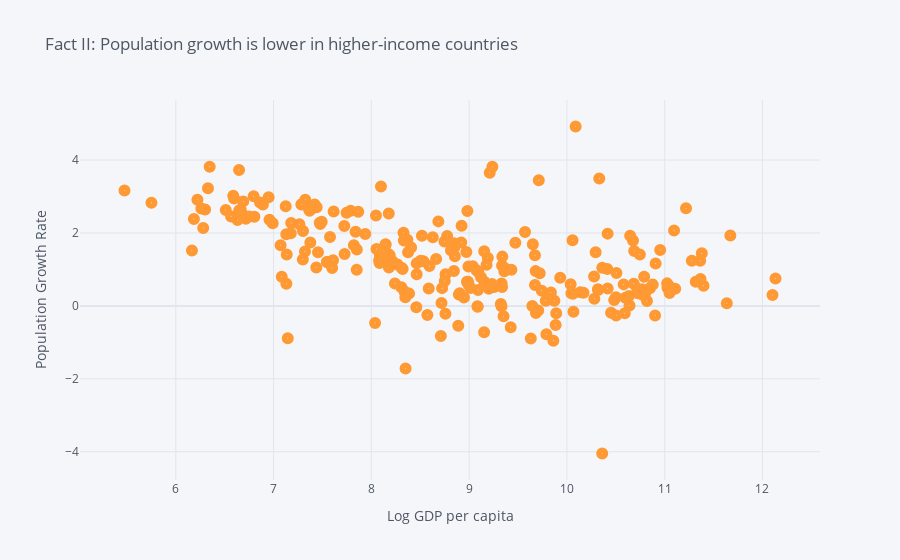

Source (notebook cell):
### Markdown cell above
Our second stylized fact was that there&rsquo;s an inverse association between
 income and population growth.  We&rsquo;ll investigate this fact here, 
 constructing a scatter plot relating population growth rates to (log) GDP per capita.

### Code cell
import numpy as np
# wbdata.search_indicators("GDP per capita")

indicators = {"NY.GDP.PCAP.CD":"GDP per capita",
              "SP.DYN.TFRT.IN":"Total Fertility Rate",
              "SP.POP.GROW":"Population Growth Rate",
              "SP.DYN.AMRT.MA":"Male Mortality",
              "SP.DYN.AMRT.FE":"Female Mortality",
              "SP.POP.1564.FE.ZS":"% Adult Female",
              "SP.POP.TOTL.FE.ZS":"% Female"}

data = wbdata.get_dataframe(indicators)

# Make years ints instead of strings
data.reset_index(inplace=True)
data['date'] = data['date'].astype(int)
data.set_index(['country','date'],inplace=True)

df = data.query("date==2018") # Latest year missing some data

# All dates now the same; not a useful index
df.index = df.index.droplevel('date')

df['Log GDP per capita'] = np.log(df['GDP per capita'])

df.iplot(kind='scatter', mode='markers', symbol='circle-dot',
         x="Log GDP per capita",y="Population Growth Rate",
         text=df.reset_index('country')['country'].values.tolist(),
         xTitle="Log GDP per capita",yTitle="Population Growth Rate",
         title="Fact II: Population growth is lower in higher-income countries")

### Figure 1 — Plotly figure (JSON) as saved in the notebook; plotly's stock layout.template omitted (floating-point values rounded to 4 significant figures; data arrays with more than 128 entries replaced by an {"elided": "..."} marker saying what was removed)
{"data": [{"line": {"color": "rgba(255, 153, 51, 1.0)", "dash": "solid", "shape": "linear", "width": 1.3}, "marker": {"size": 12, "symbol": "circle-dot"}, "mode": "markers", "name": "Population Growth Rate", "text": {"elided": "266 str values"}, "type": "scatter", "x": {"elided": "266 float values"}, "y": {"elided": "266 mixed values"}}], "layout": {"autosize": true, "legend": {"bgcolor": "#F5F6F9", "font": {"color": "#4D5663"}}, "paper_bgcolor": "#F5F6F9", "plot_bgcolor": "#F5F6F9", "title": {"font": {"color": "#4D5663"}, "text": "Fact II: Population growth is lower in higher-income countries"}, "xaxis": {"autorange": true, "gridcolor": "#E1E5ED", "range": [5.032, 12.58], "showgrid": true, "tickfont": {"color": "#4D5663"}, "title": {"font": {"color": "#4D5663"}, "text": "Log GDP per capita"}, "type": "linear", "zerolinecolor": "#E1E5ED"}, "yaxis": {"autorange": true, "gridcolor": "#E1E5ED", "range": [-5.055, 5.928], "showgrid": true, "tickfont": {"color": "#4D5663"}, "title": {"font": {"color": "#4D5663"}, "text": "Population Growth Rate"}, "type": "linear", "zerolinecolor": "#E1E5ED"}}}
